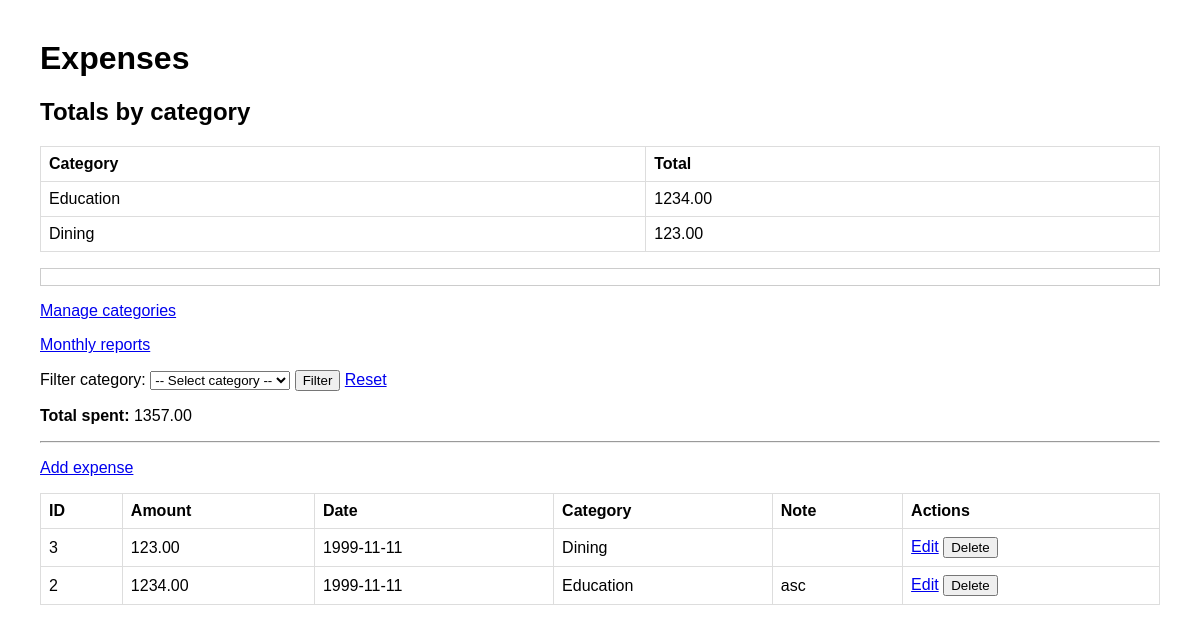
Before: /expenses with the older database file.
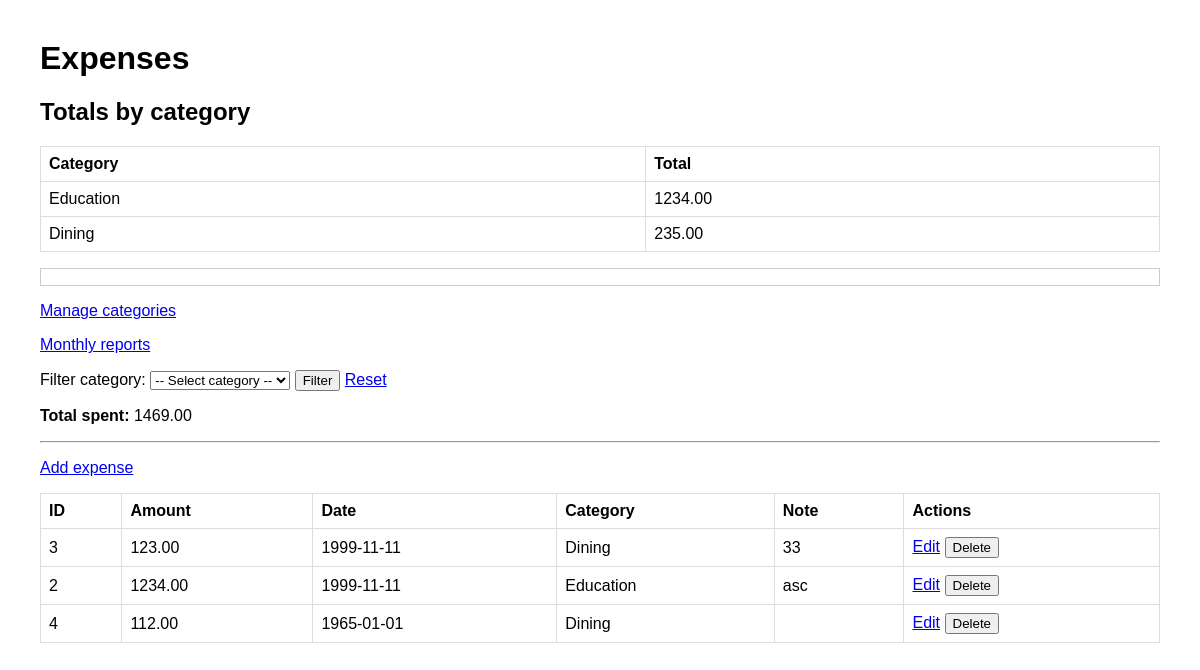
After: the same page with the newer database file.
### tables this page shows
CREATE TABLE expenses (
  id INTEGER PRIMARY KEY AUTOINCREMENT,
  user_id INTEGER NOT NULL,
  category_id INTEGER NOT NULL,
  amount REAL NOT NULL CHECK (amount > 0),
  date TEXT NOT NULL,
  note TEXT,
  FOREIGN KEY (user_id) REFERENCES users(id) ON DELETE CASCADE,
  FOREIGN KEY (category_id) REFERENCES categories(id) ON DELETE CASCADE
);

CREATE TABLE categories (
  id INTEGER PRIMARY KEY AUTOINCREMENT,
  user_id INTEGER NOT NULL,
  name TEXT NOT NULL,
  FOREIGN KEY (user_id) REFERENCES users(id) ON DELETE CASCADE,
  UNIQUE (user_id, name)
);

### webapp.py (the view)
@app.get("/expenses")
def list_expenses():
    category = request.args.get("category", "").strip()
    if category:
        rows = expenses.get_expenses_by_category(category)
        total = expenses.get_total_spent(category)
    else:
        rows = expenses.get_all_expenses()
        total = expenses.get_total_spent()
    category_totals = expenses.get_category_totals()
    categories = expenses.get_categories()
    return render_template(
        "Site.html",
        rows=rows,
        category=category,
        total=total,
        category_totals=category_totals,
        categories=categories,
    )

### database.py (called while the page is built)
def get_connection():
    conn = sqlite3.connect(DB_NAME)
    conn.execute("PRAGMA foreign_keys = ON")
    conn.row_factory = sqlite3.Row
    return conn

### expenses.py (called while the page is built)
def get_total_spent(category=None):
    conn = get_connection()
    if category:
        row = conn.execute("""
            SELECT COALESCE(SUM(e.amount), 0)
            FROM expenses e
            JOIN categories c ON c.id = e.category_id
            WHERE e.user_id = ? AND c.name = ?
        """, (CURRENT_USER_ID, category)).fetchone()
    else:
        row = conn.execute("""
            SELECT COALESCE(SUM(amount), 0)
            FROM expenses
            WHERE user_id = ?
        """, (CURRENT_USER_ID,)).fetchone()
    conn.close()
    return float(row[0])

def get_category_totals():
    conn = get_connection()
    rows = conn.execute("""
        SELECT c.name AS category, COALESCE(SUM(e.amount), 0) AS total
        FROM expenses e
        JOIN categories c ON c.id = e.category_id
        WHERE e.user_id = ?
        GROUP BY c.name
        ORDER BY total DESC
    """, (CURRENT_USER_ID,)).fetchall()
    conn.close()
    return rows

### templates/Site.html (shortened to what this page needs)
<!doctype html>
<html>
<head>
  <link rel="stylesheet" href="{{ url_for('static', filename='Site.css') }}">
</head>
<body>
  <h1>Expenses</h1>
  <h2>Totals by category</h2>
  <table>
    <thead>
      <tr>
        <th>Category</th>
        <th>Total</th>
      </tr>
    </thead>
    <tbody>
      {% for c in category_totals %}
        <tr>
          <td>{{ c[0] }}</td>
          <td>{{ "%.2f"|format(c[1]) }}</td>
        </tr>
      {% endfor %}
    </tbody>
  </table>
    <ul class="flashes">
        <li>{{ message }}</li>
    </ul>
      <p><a href="{{ url_for('list_categories') }}">Manage categories</a></p>
      <p><a href="{{ url_for('report_months') }}">Monthly reports</a></p>
  <form method="get" action="{{ url_for('list_expenses') }}">
    <label>Filter category:</label>
    <select name="category">
      <option value="">-- Select category --</option>
    </select>
    <button type="submit">Filter</button>
    <a href="{{ url_for('list_expenses') }}">Reset</a>
  </form>
  <p><strong>Total spent{% if category %} on {{ category }}{% endif %}:</strong>
   {{ "%.2f"|format(total) }}</p>
<hr>
  <p><a href="{{ url_for('new_expense') }}">Add expense</a></p>
  <table>
    <thead>
      <tr>
        <th>ID</th><th>Amount</th><th>Date</th><th>Category</th><th>Note</th><th>Actions</th>
      </tr>
    </thead>
    <tbody>
      {% for r in rows %}
        <tr>
          <td>{{ r[0] }}</td>
          <td>{{ "%.2f"|format(r[1]) }}</td>
          <td>{{ r[2] }}</td>
          <td>{{ r[3] }}</td>
          <td>{{ r[4] or "" }}</td>
          <td>
            <a href="{{ url_for('edit_expense', expense_id=r[0]) }}">Edit</a>
            <form action="{{ url_for('delete_expense', expense_id=r[0]) }}"
                  method="post"
                  style="display:inline;">
              <button type="submit" onclick="return confirm('Delete this expense?')">
                Delete
              </button>
            </form>
          </td>
        </tr>
      {% endfor %}
    </tbody>
  </table>
</body>
</html>

Changed rows visible on the page:
changed expenses id 3: note (not shown) → "33"
added expenses: id "4", amount "112.00", date "1965-01-01", name "Dining"
Other visible differences:
{{ "%.2f"|format(total) }}: "1357.00" → "1469.00"
new list line: "Dining 235.00"
list line gone: "Dining 123.00"
